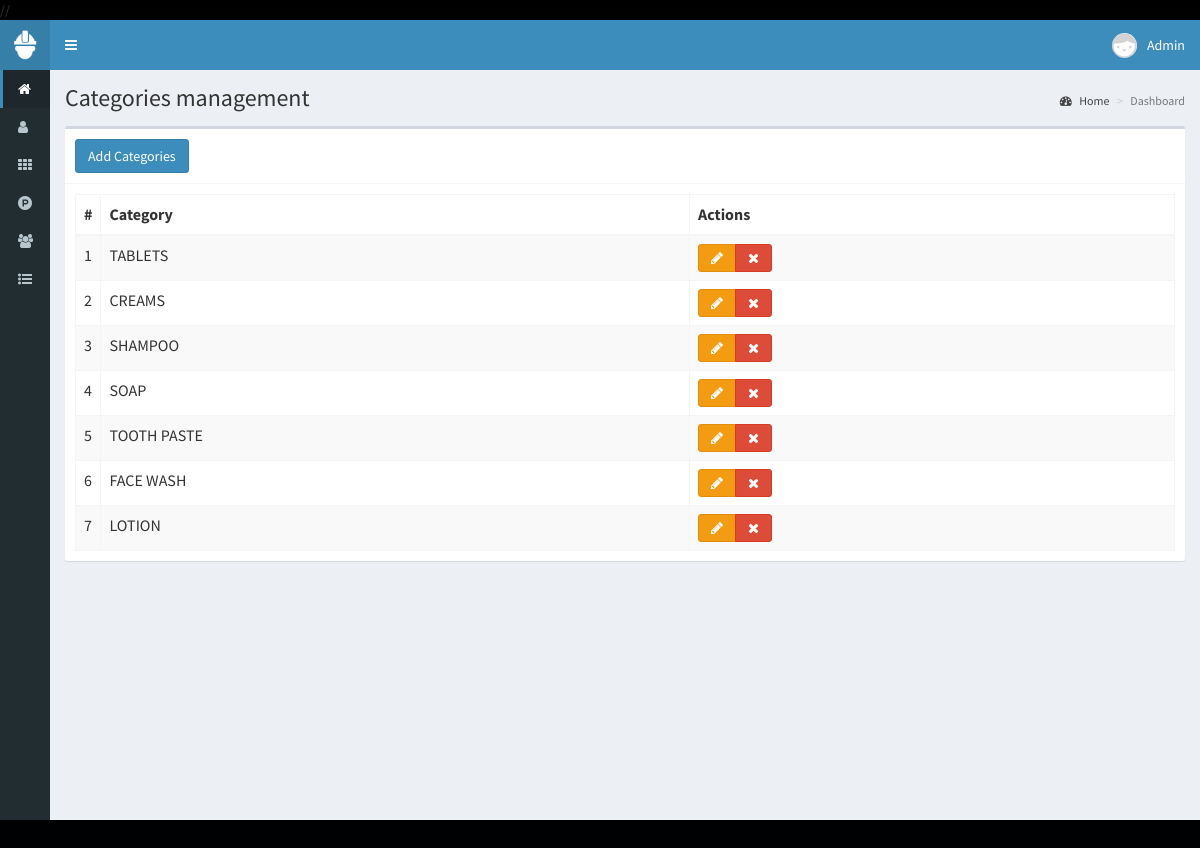
/categories (signed in), run on the app's committed database.
### tables this page shows
CREATE TABLE `categories` (
  `id` int(11) NOT NULL,
  `category` text NOT NULL,
  `date` timestamp NOT NULL DEFAULT current_timestamp() ON UPDATE current_timestamp()
);

### controllers/template.controller.php (called while the page is built)
<?php
class ControllerTemplate{
	static public function ctrTemplate(){
		include "views/template.php";
	}
}

### index.php (called while the page is built, shortened)
<?php
require_once "controllers/template.controller.php";
require_once "controllers/categories.controller.php";
require_once "controllers/users.controller.php";
require_once "models/categories.model.php";
require_once "models/connection.model.php";
$template = new ControllerTemplate();
$template -> ctrTemplate();

### controllers/categories.controller.php (called while the page is built, shortened)
<?php
class ControllerCategories{
	static public function ctrShowCategories($item, $value){
		$table = "categories";
		$answer = CategoriesModel::mdlShowCategories($table, $item, $value);
		return $answer;
	}
}

### models/connection.model.php (called while the page is built)
<?php
class Connection{
	static public function connect(){
		$link = new PDO("mysql:host=localhost;dbname=pos", "root", "");
		$link -> exec("set names utf8");
		return $link;
	}
}

### models/categories.model.php (called while the page is built, shortened)
<?php
require_once "connection.model.php";
class CategoriesModel{
	static public function mdlShowCategories($table, $item, $value){
		if($item != null){
			$stmt = Connection::connect()->prepare("SELECT * FROM $table WHERE $item = :$item");
			$stmt -> bindParam(":".$item, $value, PDO::PARAM_STR);
			$stmt -> execute();
			return $stmt -> fetch();
		}
		else{
			$stmt = Connection::connect()->prepare("SELECT * FROM $table");
			$stmt -> execute();
			return $stmt -> fetchAll();
		}
	}
}

### views/modules/categories.php (the view, shortened to what this page needs)
<div class="content-wrapper">
  <section class="content-header">
    <h1>
      Categories management
    </h1>
    <ol class="breadcrumb">
      <li><a href="home"><i class="fa fa-dashboard"></i> Home</a></li>
      <li class="active">Dashboard</li>
    </ol>
  </section>
  <section class="content">
    <div class="box">
      <div class="box-header with-border">
        <button class="btn btn-primary" data-toggle="modal" data-target="#addCategories">Add Categories</button>
      </div>
      <div class="box-body">
        <table class="table table-bordered table-striped dt-responsive tables" width="100%">
          <thead>
           <tr>
             <th style="width:10px">#</th>
             <th>Category</th>
             <th>Actions</th>
           </tr>
          </thead>
          <tbody>
            <?php
              $item = null;
              $value = null;
              $categories = ControllerCategories::ctrShowCategories($item, $value);
              foreach ($categories as $key => $value) {
                echo '<tr>
                        <td>'.($key+1).'</td>
                        <td class="text-uppercase">'.$value['category'].'</td>
                        <td>
                          <div class="btn-group">
                            <button class="btn btn-warning btnEditCategory" idCategory="'.$value["id"].'" data-toggle="modal" data-target="#editCategories"><i class="fa fa-pencil"></i></button>
                            <button class="btn btn-danger btnDeleteCategory" idCategory="'.$value["id"].'"><i class="fa fa-times"></i></button>
                          </div>
                        </td>
                      </tr>';
              }
            ?>
          </tbody>
        </table>
      </div>
    </div>
  </section>
</div>

### data on the page
categories: category "TABLETS"
categories: category "CREAMS"
categories: category "SHAMPOO"
categories: category "SOAP"
categories: category "TOOTH PASTE"
categories: category "FACE WASH"
categories: category "LOTION"

### other printed values
$_SESSION["name"] "Admin"
